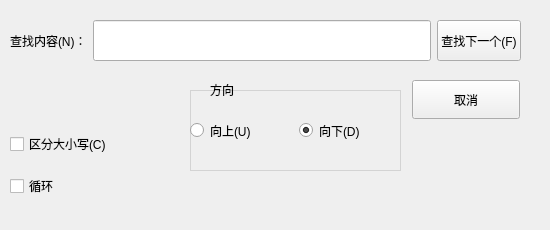
<?xml version="1.0" encoding="UTF-8"?>
<ui version="4.0">
 <class>Form</class>
 <widget class="QWidget" name="Form">
  <property name="geometry">
   <rect>
    <x>0</x>
    <y>0</y>
    <width>550</width>
    <height>230</height>
   </rect>
  </property>
  <property name="minimumSize">
   <size>
    <width>550</width>
    <height>230</height>
   </size>
  </property>
  <property name="maximumSize">
   <size>
    <width>550</width>
    <height>230</height>
   </size>
  </property>
  <property name="windowTitle">
   <string>查找</string>
  </property>
  <widget class="QWidget" name="widget" native="true">
   <property name="geometry">
    <rect>
     <x>190</x>
     <y>90</y>
     <width>211</width>
     <height>81</height>
    </rect>
   </property>
   <property name="styleSheet">
    <string notr="true">border:1px solid lightgray;</string>
   </property>
   <layout class="QHBoxLayout" name="horizontalLayout">
    <item>
     <widget class="QRadioButton" name="radioButton">
      <property name="styleSheet">
       <string notr="true">border:none;</string>
      </property>
      <property name="text">
       <string>向上(U)</string>
      </property>
     </widget>
    </item>
    <item>
     <widget class="QRadioButton" name="radioButton_2">
      <property name="styleSheet">
       <string notr="true">border:none;</string>
      </property>
      <property name="text">
       <string>向下(D)</string>
      </property>
      <property name="checked">
       <bool>true</bool>
      </property>
     </widget>
    </item>
   </layout>
  </widget>
  <widget class="QLabel" name="label_2">
   <property name="geometry">
    <rect>
     <x>210</x>
     <y>80</y>
     <width>72</width>
     <height>20</height>
    </rect>
   </property>
   <property name="text">
    <string>方向</string>
   </property>
  </widget>
  <widget class="QPushButton" name="pushButton_2">
   <property name="geometry">
    <rect>
     <x>412</x>
     <y>80</y>
     <width>108</width>
     <height>39</height>
    </rect>
   </property>
   <property name="text">
    <string>取消</string>
   </property>
  </widget>
  <widget class="QWidget" name="layoutWidget">
   <property name="geometry">
    <rect>
     <x>10</x>
     <y>20</y>
     <width>511</width>
     <height>41</height>
    </rect>
   </property>
   <layout class="QHBoxLayout" name="horizontalLayout_2">
    <item>
     <widget class="QLabel" name="label">
      <property name="sizePolicy">
       <sizepolicy hsizetype="Preferred" vsizetype="Expanding">
        <horstretch>0</horstretch>
        <verstretch>0</verstretch>
       </sizepolicy>
      </property>
      <property name="text">
       <string>查找内容(N)：</string>
      </property>
     </widget>
    </item>
    <item>
     <widget class="QLineEdit" name="lineEdit">
      <property name="sizePolicy">
       <sizepolicy hsizetype="Expanding" vsizetype="Expanding">
        <horstretch>0</horstretch>
        <verstretch>0</verstretch>
       </sizepolicy>
      </property>
     </widget>
    </item>
    <item>
     <widget class="QPushButton" name="pushButton">
      <property name="sizePolicy">
       <sizepolicy hsizetype="Minimum" vsizetype="Expanding">
        <horstretch>0</horstretch>
        <verstretch>0</verstretch>
       </sizepolicy>
      </property>
      <property name="text">
       <string>查找下一个(F)</string>
      </property>
     </widget>
    </item>
   </layout>
  </widget>
  <widget class="QWidget" name="layoutWidget">
   <property name="geometry">
    <rect>
     <x>10</x>
     <y>120</y>
     <width>141</width>
     <height>91</height>
    </rect>
   </property>
   <layout class="QVBoxLayout" name="verticalLayout">
    <item>
     <widget class="QCheckBox" name="checkBox">
      <property name="text">
       <string>区分大小写(C)</string>
      </property>
     </widget>
    </item>
    <item>
     <widget class="QCheckBox" name="checkBox_2">
      <property name="text">
       <string>循环</string>
      </property>
     </widget>
    </item>
   </layout>
  </widget>
 </widget>
 <resources/>
 <connections>
  <connection>
   <sender>pushButton</sender>
   <signal>clicked()</signal>
   <receiver>Form</receiver>
   <slot>findstr()</slot>
   <hints>
    <hint type="sourcelabel">
     <x>511</x>
     <y>42</y>
    </hint>
    <hint type="destinationlabel">
     <x>540</x>
     <y>39</y>
    </hint>
   </hints>
  </connection>
  <connection>
   <sender>pushButton_2</sender>
   <signal>clicked()</signal>
   <receiver>Form</receiver>
   <slot>hide()</slot>
   <hints>
    <hint type="sourcelabel">
     <x>506</x>
     <y>99</y>
    </hint>
    <hint type="destinationlabel">
     <x>547</x>
     <y>101</y>
    </hint>
   </hints>
  </connection>
 </connections>
 <slots>
  <slot>findnext()</slot>
  <slot>findstr()</slot>
 </slots>
</ui>
